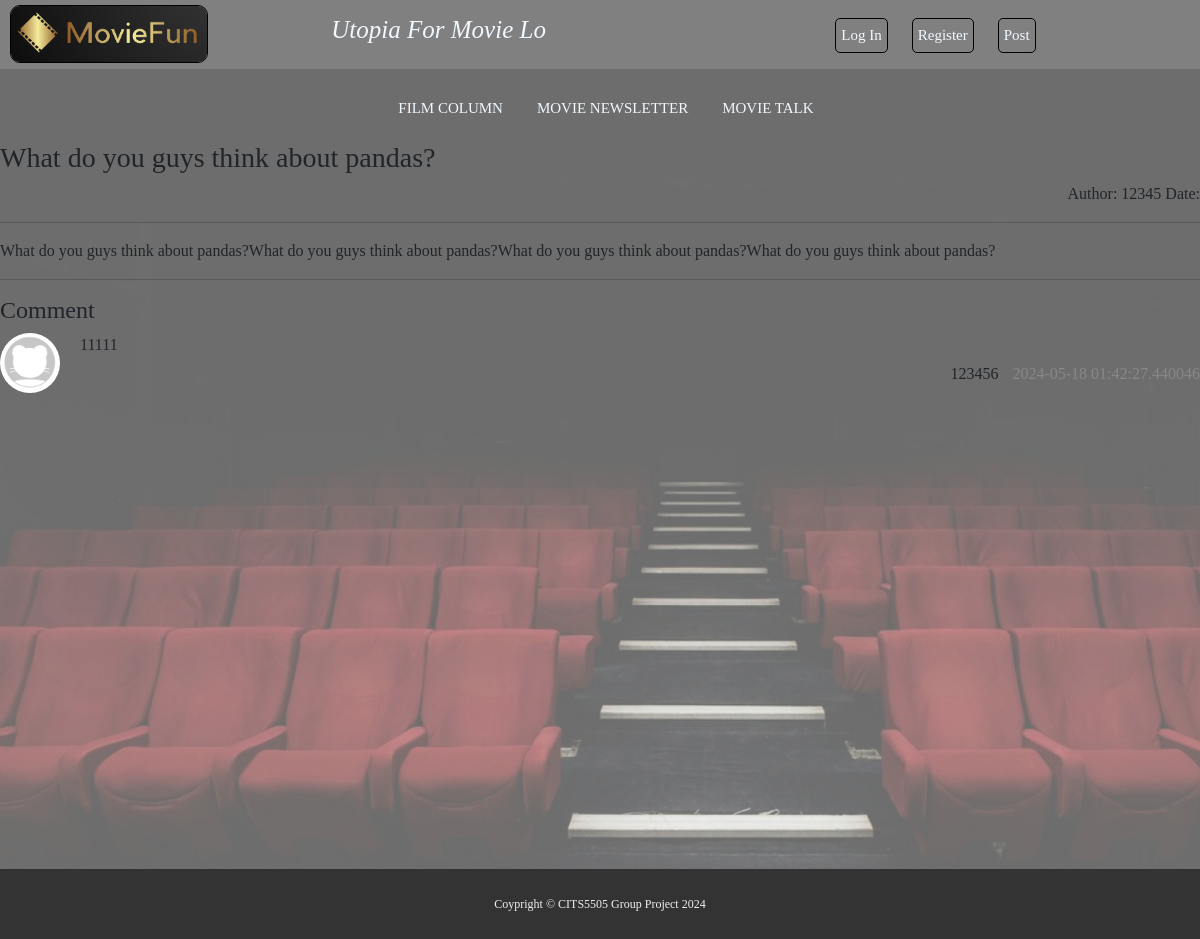
/qa/dt/1, run on an earlier commit of the app's database.
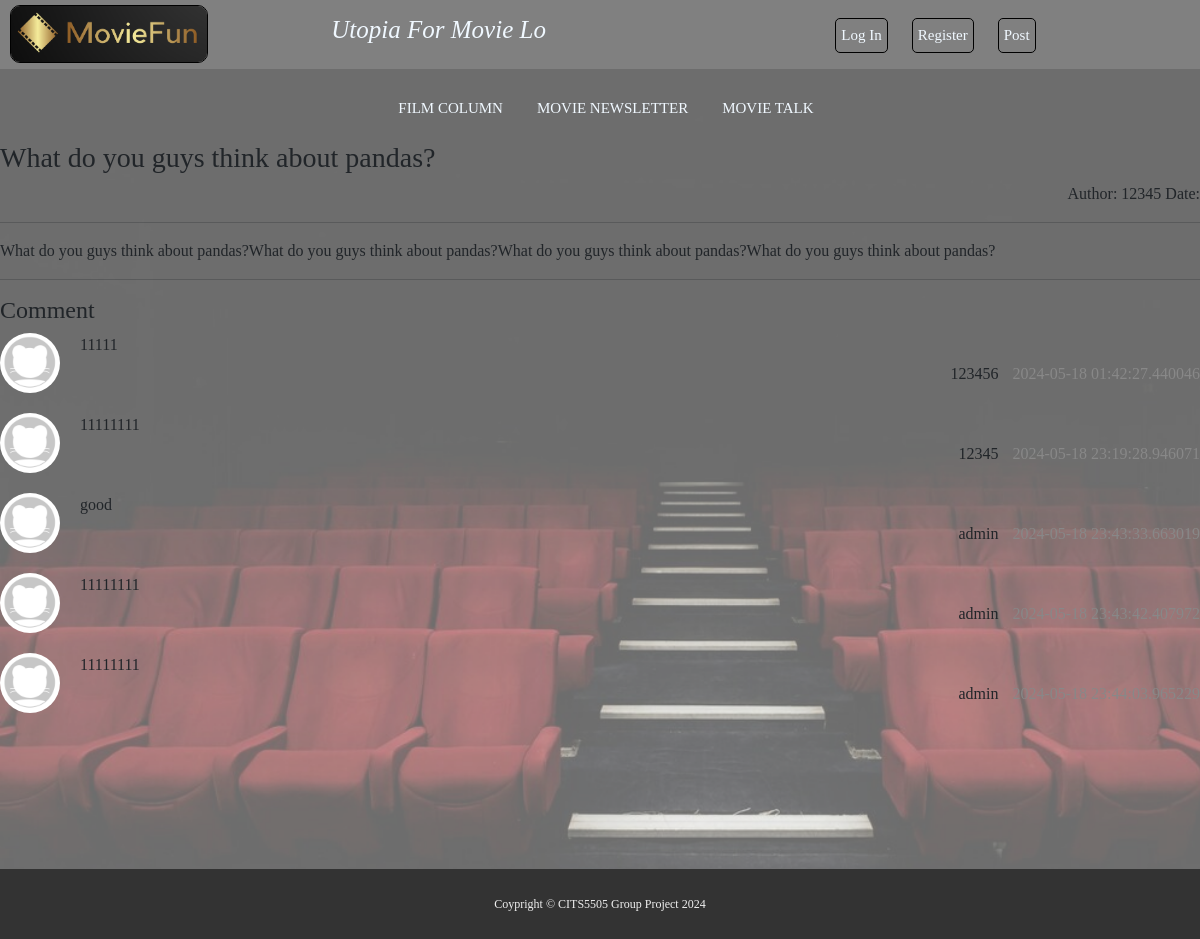
And on a later commit of the database.
### models.py (models this page shows)
class QuestionModel(db.Model):
    __tablename__ = "question"
    id = db.Column(db.Integer, primary_key=True, autoincrement=True)
    title = db.Column(db.String(100), nullable=False)
    content = db.Column(db.Text, nullable=False)
    create_time = db.Column(db.DateTime, default=datetime.now)
    author_id = db.Column(db.Integer, db.ForeignKey("user.id"))
    author = db.relationship(UserModel, backref="questions")

class UserModel(db.Model):
    __tablename__ = "user"
    id = db.Column(db.Integer, primary_key=True, autoincrement=True)
    username = db.Column(db.String(20), nullable=False)
    password = db.Column(db.String(25), nullable=False)
    email = db.Column(db.String(50), nullable=False, unique=True)

class ReplyModel(db.Model):
    __tablename__ = "reply"
    id = db.Column(db.Integer, primary_key=True, autoincrement=True)
    content = db.Column(db.Text, nullable=False)
    create_time = db.Column(db.DateTime, default=datetime.now)
    question_id = db.Column(db.Integer, db.ForeignKey("question.id"))
    question = db.relationship(QuestionModel, backref="replies")
    user_id = db.Column(db.Integer, db.ForeignKey("user.id"))
    user = db.relationship(UserModel, backref="replies")

### blueprints/qa.py (the view)
@bp.route("/dt/<qa_id>")
def qa_detail(qa_id):
    question = QuestionModel.query.get(qa_id)
    replies = ReplyModel.query.filter(
        (ReplyModel.question_id == question.id)
    ).all()
    print(question, replies)
    return render_template("detail.html", question=question, replies=replies)

### app.py (called while the page is built)
@app.before_request
def my_before_request():
    user_id = session.get("user_id")
    if user_id:
        user = UserModel.query.get(user_id)
        setattr(g, "user", user)
    else:
        setattr(g, "user", None)

@app.context_processor
def my_context_processor():
    return {"user": g.user}

### templates/detail.html (shortened to what this page needs)
{% extends "base.html"%}
{% block head %}
<link rel="stylesheet" type="text/css" href="{{ url_for('static', filename='css/dt-styles.css') }}">
{% endblock %}
{% block body %}
<div class="homeBody">
  <div id="nav">
    <ul>
      <li><a class="navLink" href="filmColumn.html">FILM COLUMN</a></li>
      <li><a class="navLink" href="movieNews.html">MOVIE NEWSLETTER</a></li>
      <li><a class="navLink" href="/movieTalk" id="selfPage">MOVIE TALK</a></li>
    </ul>
  </div>
  <div class="content">
    <div>
      <div>
        <h3 class="page-title">{{ question.title }}</h3>
        <p class="question-info">
          <span>Author: {{ question.author.username }}</span>
          <span> Date: {{ question.creat_time }}</span>
        </p>
        <hr>
        <p class="question-content"> {{ question.content }}</p>
        <hr>
        <h4> Comment</h4>
        <div class="post">
          {% for reply in replies %}
          <li>
            <div class="side-post">
              <img class="avator" src="{{ url_for('static', filename='jpg/avatar.jpeg')}}" alt="">
            </div>
            <div class="question-main">
              <div>{{ reply.content }}</div>
              <div class="question-info">
                <span class="question-author">{{ reply.user.username }}</span>
                <span class="question-time">{{ reply.create_time }}</span>
              </div>
            </div>
          </li>
          {% endfor %}
        </div>
      </div>
    </div>
  </div>
</div>
{% endblock %}

### templates/base.html (shortened to what this page needs)
<!DOCTYPE html>
<html lang="en">
<head>
  <link href="https://cdn.jsdelivr.net/npm/bootstrap@5.3.3/dist/css/bootstrap.min.css" rel="stylesheet"
>
  <link rel="stylesheet" type="text/css" href="{{url_for('static', filename="css/index-styles.css" )}}">
  {% block head %} {% endblock%}
</head>
<body>
  <nav id="container">
    <div id="logo" class="col-md-8">
      <img src="{{ url_for('static', filename='jpg/logo.png') }}" alt="ForumLogo" id="ForumLogo">
      <p id="headP"></p>
    </div>
    <div id="login" class="col-md-4">
      <ul>
        {% if user %}
        <li><span class="logLink">{{ user.username}}</span></li>
        <li><a class="logLink" href="{{ url_for('auth.logout')}}">Sign Out</a></li>
        {% else %}
        <li><a class="logLink" href="{{ url_for('auth.login')}}">Log In</a></li>
        <li><a class="logLink" href="{{ url_for('auth.register')}}">Register</a></li>
        {% endif %}
        <li><a class="logLink" href="{{ url_for('qa.post')}}">Post</a></li>
      </ul>
    </div>
  </nav>
  {% block body %}
  {% endblock %}
  <footer>
    <div id="copyright">
      <p>
        Coypright © CITS5505 Group Project 2024
      </p>
    </div>
  </footer>
</body>
</html>

### static/css/index-styles.css (style rules this page uses)
* { margin: 0; padding: 0; box-sizing: border-box; font-family: Cambria, Cochin, Georgia, Times, "Times New Roman", serif; }
#container { background-color: grey; display: flex; flex-direction: row; padding-left: 10px; }
#logo { display: inline-block; margin: auto 0px; }
#ForumLogo { display: inline-block; width: 25%; height: auto; border: 1px solid black; border-radius: 10px; }
#headP { display: inline-block; font-size: 25px; font-style: italic; margin-left: 15%; color: aliceblue; }
#container ul { text-align: justify; }
#container li { display: inline-block; text-align: right; margin-right: 20px; border: 1px solid black; margin-top: 5%; border-radius: 5px; padding: 5px; font-size: 15px; font-family: "Roboto", sans-serif; }
.logLink { text-decoration: none; color: aliceblue; }
.homeBody { background-image: url("../jpg/bgimg.png"); background-attachment: fixed; background-size: cover; height: 800px; }
#nav ul { text-align: center; }
#nav li { display: inline-block; text-align: center; margin-right: 20px; margin-top: 2%; padding: 5px; font-size: 15px; font-family: "Roboto", sans-serif; }
.navLink { text-decoration: none; color: aliceblue; }
footer { padding-top: 10px; }
#copyright { margin-top: -10px; background-color: #333333; color: #f0f0f0; text-align: center; height: 70px; line-height: 70px; font-size: 12px; }

### static/css/dt-styles.css (style rules this page uses)
.post li { display: flex; margin-bottom: 20px; }
.side-post { margin-right: 20px; }
.avator { width: 60px; height: 60px; border-radius: 50%; }
.question-main { flex-grow: 1; }
.question-main div { margin-bottom: 5px; }
.question-author { margin-right: 10px; }
.question-time { color: #888; }
.question-info { text-align: right; }

What changed in the data, as far as the page shows it:
added ReplyModel: content "11111111", user.username "12345", create_time "2024-05-18 23:19:28.946071"
added ReplyModel: content "good", user.username "admin", create_time "2024-05-18 23:43:33.663019"
added ReplyModel: content "11111111", user.username "admin", create_time "2024-05-18 23:43:42.407972"
added ReplyModel: content "11111111", user.username "admin", create_time "2024-05-18 23:44:03.965229"
